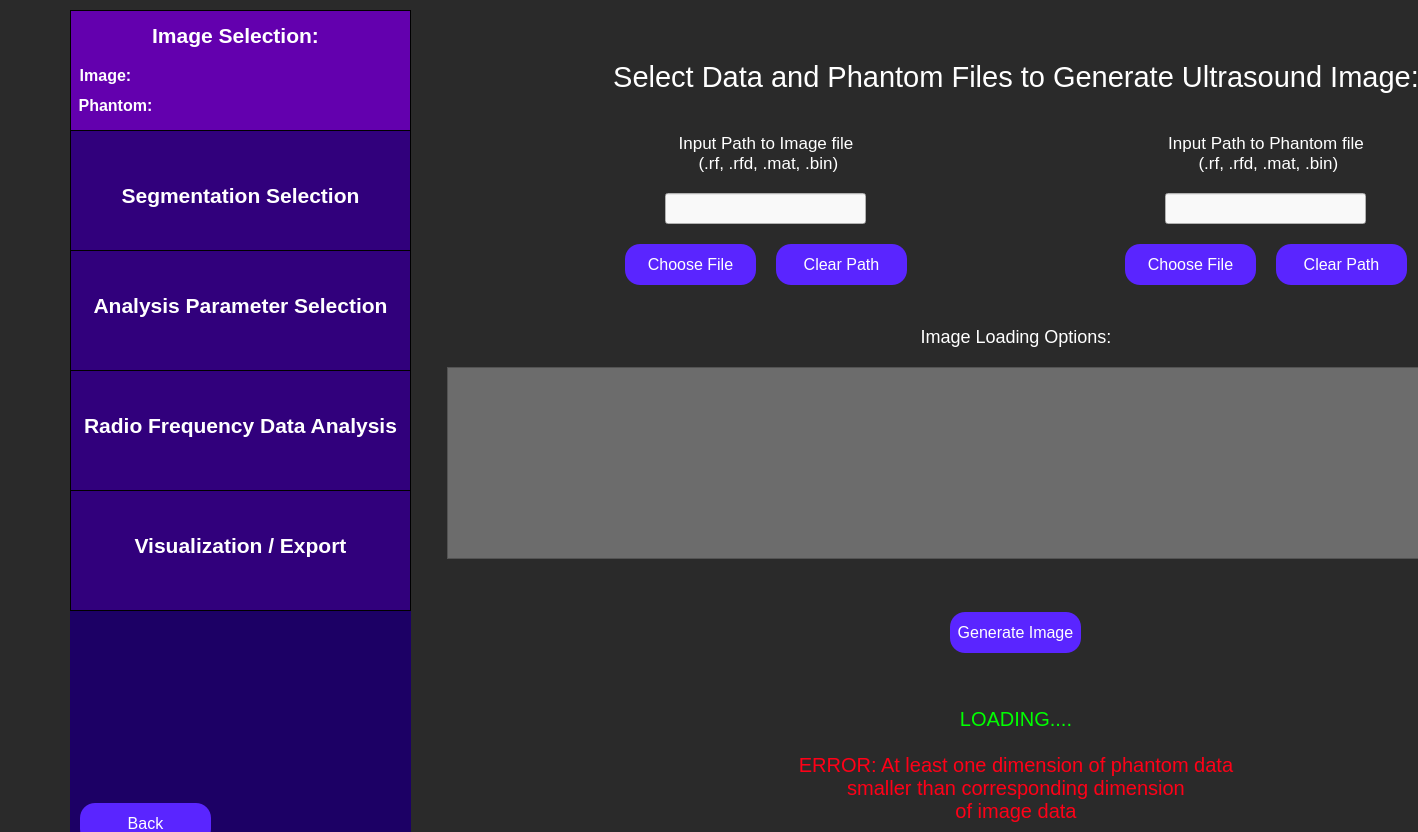
<?xml version="1.0" encoding="UTF-8"?>
<ui version="4.0">
 <class>selectImage</class>
 <widget class="QWidget" name="selectImage">
  <property name="geometry">
   <rect>
    <x>0</x>
    <y>0</y>
    <width>1418</width>
    <height>832</height>
   </rect>
  </property>
  <property name="minimumSize">
   <size>
    <width>201</width>
    <height>31</height>
   </size>
  </property>
  <property name="maximumSize">
   <size>
    <width>16777215</width>
    <height>16777215</height>
   </size>
  </property>
  <property name="windowTitle">
   <string>Select Ultrasound Image</string>
  </property>
  <property name="styleSheet">
   <string notr="true">QWidget {
	background: rgb(42, 42, 42);
}</string>
  </property>
  <widget class="QWidget" name="horizontalLayoutWidget">
   <property name="geometry">
    <rect>
     <x>70</x>
     <y>10</y>
     <width>1545</width>
     <height>844</height>
    </rect>
   </property>
   <layout class="QHBoxLayout" name="full_screen_layout" stretch="1,5">
    <item>
     <layout class="QVBoxLayout" name="side_bar_layout" stretch="0,0">
      <property name="spacing">
       <number>0</number>
      </property>
      <property name="sizeConstraint">
       <enum>QLayout::SetMaximumSize</enum>
      </property>
      <item>
       <widget class="QWidget" name="sidebar" native="true">
        <property name="minimumSize">
         <size>
          <width>341</width>
          <height>601</height>
         </size>
        </property>
        <property name="maximumSize">
         <size>
          <width>241</width>
          <height>601</height>
         </size>
        </property>
        <property name="toolTip">
         <string>&lt;html&gt;&lt;head/&gt;&lt;body&gt;&lt;p&gt;&lt;br/&gt;&lt;/p&gt;&lt;/body&gt;&lt;/html&gt;</string>
        </property>
        <property name="styleSheet">
         <string notr="true">QWidget {
	background-color: rgb(28, 0, 101);
}</string>
        </property>
        <widget class="QFrame" name="imageSelectionSidebar">
         <property name="geometry">
          <rect>
           <x>0</x>
           <y>0</y>
           <width>341</width>
           <height>121</height>
          </rect>
         </property>
         <property name="minimumSize">
          <size>
           <width>341</width>
           <height>121</height>
          </size>
         </property>
         <property name="maximumSize">
          <size>
           <width>341</width>
           <height>121</height>
          </size>
         </property>
         <property name="styleSheet">
          <string notr="true">QFrame {
	background-color: rgb(99, 0, 174);
	border: 1px solid black;
}</string>
         </property>
         <property name="frameShape">
          <enum>QFrame::StyledPanel</enum>
         </property>
         <property name="frameShadow">
          <enum>QFrame::Raised</enum>
         </property>
         <widget class="QLabel" name="imageSelectionLabelSidebar">
          <property name="geometry">
           <rect>
            <x>70</x>
            <y>0</y>
            <width>191</width>
            <height>51</height>
           </rect>
          </property>
          <property name="styleSheet">
           <string notr="true">QLabel {
	font-size: 21px;
	color: rgb(255, 255, 255);
	background-color: rgba(255, 255, 255, 0);
	border: 0px;
	font-weight: bold;
}</string>
          </property>
          <property name="text">
           <string>Image Selection:</string>
          </property>
          <property name="alignment">
           <set>Qt::AlignCenter</set>
          </property>
         </widget>
         <widget class="QLabel" name="imageLabel">
          <property name="geometry">
           <rect>
            <x>-60</x>
            <y>40</y>
            <width>191</width>
            <height>51</height>
           </rect>
          </property>
          <property name="styleSheet">
           <string notr="true">QLabel {
	font-size: 16px;
	color: rgb(255, 255, 255);
	background-color: rgba(255, 255, 255, 0);
	border: 0px;
	font-weight: bold;
}</string>
          </property>
          <property name="text">
           <string>Image:</string>
          </property>
          <property name="alignment">
           <set>Qt::AlignCenter</set>
          </property>
         </widget>
         <widget class="QLabel" name="phantomLabel">
          <property name="geometry">
           <rect>
            <x>-50</x>
            <y>70</y>
            <width>191</width>
            <height>51</height>
           </rect>
          </property>
          <property name="styleSheet">
           <string notr="true">QLabel {
	font-size: 16px;
	color: rgb(255, 255, 255);
	background-color: rgba(255, 255, 255, 0);
	border: 0px;
	font-weight: bold
}</string>
          </property>
          <property name="text">
           <string>Phantom:</string>
          </property>
          <property name="alignment">
           <set>Qt::AlignCenter</set>
          </property>
         </widget>
        </widget>
        <widget class="QFrame" name="roiSidebar">
         <property name="geometry">
          <rect>
           <x>0</x>
           <y>120</y>
           <width>341</width>
           <height>121</height>
          </rect>
         </property>
         <property name="maximumSize">
          <size>
           <width>341</width>
           <height>121</height>
          </size>
         </property>
         <property name="styleSheet">
          <string notr="true">QFrame {
	background-color: rgb(49, 0, 124);
	border: 1px solid black;
}</string>
         </property>
         <property name="frameShape">
          <enum>QFrame::StyledPanel</enum>
         </property>
         <property name="frameShadow">
          <enum>QFrame::Raised</enum>
         </property>
         <widget class="QLabel" name="roiSidebarLabel">
          <property name="geometry">
           <rect>
            <x>0</x>
            <y>40</y>
            <width>341</width>
            <height>51</height>
           </rect>
          </property>
          <property name="styleSheet">
           <string notr="true">QLabel {
	font-size: 21px;
	color: rgb(255, 255, 255);
	background-color: rgba(255, 255, 255, 0);
	border: 0px;
	font-weight: bold;
}</string>
          </property>
          <property name="text">
           <string>Segmentation Selection</string>
          </property>
          <property name="alignment">
           <set>Qt::AlignCenter</set>
          </property>
         </widget>
        </widget>
        <widget class="QFrame" name="rfAnalysisSidebar">
         <property name="geometry">
          <rect>
           <x>0</x>
           <y>360</y>
           <width>341</width>
           <height>121</height>
          </rect>
         </property>
         <property name="minimumSize">
          <size>
           <width>341</width>
           <height>121</height>
          </size>
         </property>
         <property name="maximumSize">
          <size>
           <width>341</width>
           <height>121</height>
          </size>
         </property>
         <property name="styleSheet">
          <string notr="true">QFrame {
	background-color:  rgb(49, 0, 124);
	border: 1px solid black;
}</string>
         </property>
         <property name="frameShape">
          <enum>QFrame::StyledPanel</enum>
         </property>
         <property name="frameShadow">
          <enum>QFrame::Raised</enum>
         </property>
         <widget class="QLabel" name="rfAnalysisLabel">
          <property name="geometry">
           <rect>
            <x>0</x>
            <y>30</y>
            <width>341</width>
            <height>51</height>
           </rect>
          </property>
          <property name="styleSheet">
           <string notr="true">QLabel {
	font-size: 21px;
	color: rgb(255, 255, 255);
	background-color: rgba(255, 255, 255, 0);
	border: 0px;
	font-weight: bold;
}</string>
          </property>
          <property name="text">
           <string>Radio Frequency Data Analysis</string>
          </property>
          <property name="alignment">
           <set>Qt::AlignCenter</set>
          </property>
         </widget>
        </widget>
        <widget class="QFrame" name="exportResultsSidebar">
         <property name="geometry">
          <rect>
           <x>0</x>
           <y>480</y>
           <width>341</width>
           <height>121</height>
          </rect>
         </property>
         <property name="minimumSize">
          <size>
           <width>341</width>
           <height>121</height>
          </size>
         </property>
         <property name="maximumSize">
          <size>
           <width>341</width>
           <height>121</height>
          </size>
         </property>
         <property name="styleSheet">
          <string notr="true">QFrame {
	background-color:  rgb(49, 0, 124);
	border: 1px solid black;
}</string>
         </property>
         <property name="frameShape">
          <enum>QFrame::StyledPanel</enum>
         </property>
         <property name="frameShadow">
          <enum>QFrame::Raised</enum>
         </property>
         <widget class="QLabel" name="exportResultsLabel">
          <property name="geometry">
           <rect>
            <x>20</x>
            <y>30</y>
            <width>301</width>
            <height>51</height>
           </rect>
          </property>
          <property name="styleSheet">
           <string notr="true">QLabel {
	font-size: 21px;
	color: rgb(255, 255, 255);
	background-color: rgba(255, 255, 255, 0);
	border: 0px;
	font-weight: bold;
}</string>
          </property>
          <property name="text">
           <string>Visualization / Export</string>
          </property>
          <property name="alignment">
           <set>Qt::AlignCenter</set>
          </property>
         </widget>
        </widget>
        <widget class="QFrame" name="analysisParamsSidebar">
         <property name="geometry">
          <rect>
           <x>0</x>
           <y>240</y>
           <width>341</width>
           <height>121</height>
          </rect>
         </property>
         <property name="maximumSize">
          <size>
           <width>341</width>
           <height>121</height>
          </size>
         </property>
         <property name="styleSheet">
          <string notr="true">QFrame {
	background-color: rgb(49, 0, 124);
	border: 1px solid black;
}</string>
         </property>
         <property name="frameShape">
          <enum>QFrame::StyledPanel</enum>
         </property>
         <property name="frameShadow">
          <enum>QFrame::Raised</enum>
         </property>
         <widget class="QLabel" name="analysisParamsLabel">
          <property name="geometry">
           <rect>
            <x>0</x>
            <y>30</y>
            <width>341</width>
            <height>51</height>
           </rect>
          </property>
          <property name="styleSheet">
           <string notr="true">QLabel {
	font-size: 21px;
	color: rgb(255, 255, 255);
	background-color: rgba(255, 255, 255, 0);
	border: 0px;
	font-weight:bold;
}</string>
          </property>
          <property name="text">
           <string>Analysis Parameter Selection</string>
          </property>
          <property name="alignment">
           <set>Qt::AlignCenter</set>
          </property>
         </widget>
        </widget>
       </widget>
      </item>
      <item>
       <widget class="QFrame" name="gridFrame">
        <property name="minimumSize">
         <size>
          <width>341</width>
          <height>0</height>
         </size>
        </property>
        <property name="maximumSize">
         <size>
          <width>341</width>
          <height>16777215</height>
         </size>
        </property>
        <property name="styleSheet">
         <string notr="true">QFrame {
	background-color: rgb(28, 0, 101);
}</string>
        </property>
        <layout class="QGridLayout" name="backButtonGrid" rowstretch="0,0">
         <property name="sizeConstraint">
          <enum>QLayout::SetMinAndMaxSize</enum>
         </property>
         <property name="leftMargin">
          <number>10</number>
         </property>
         <property name="topMargin">
          <number>10</number>
         </property>
         <property name="rightMargin">
          <number>10</number>
         </property>
         <property name="bottomMargin">
          <number>10</number>
         </property>
         <item row="0" column="0">
          <spacer name="verticalSpacer">
           <property name="orientation">
            <enum>Qt::Vertical</enum>
           </property>
           <property name="sizeHint" stdset="0">
            <size>
             <width>20</width>
             <height>40</height>
            </size>
           </property>
          </spacer>
         </item>
         <item row="1" column="1">
          <spacer name="horizontalSpacer">
           <property name="orientation">
            <enum>Qt::Horizontal</enum>
           </property>
           <property name="sizeHint" stdset="0">
            <size>
             <width>40</width>
             <height>20</height>
            </size>
           </property>
          </spacer>
         </item>
         <item row="1" column="0">
          <widget class="QPushButton" name="back_button">
           <property name="minimumSize">
            <size>
             <width>131</width>
             <height>41</height>
            </size>
           </property>
           <property name="maximumSize">
            <size>
             <width>131</width>
             <height>41</height>
            </size>
           </property>
           <property name="styleSheet">
            <string notr="true">QPushButton {
	color: white;
	font-size: 16px;
	background: rgb(90, 37, 255);
	border-radius: 15px;
}</string>
           </property>
           <property name="text">
            <string>Back</string>
           </property>
          </widget>
         </item>
        </layout>
       </widget>
      </item>
     </layout>
    </item>
    <item>
     <layout class="QVBoxLayout" name="img_selection_layout" stretch="2,2,0,0,3,0,2">
      <property name="spacing">
       <number>20</number>
      </property>
      <property name="leftMargin">
       <number>30</number>
      </property>
      <property name="topMargin">
       <number>30</number>
      </property>
      <property name="rightMargin">
       <number>30</number>
      </property>
      <property name="bottomMargin">
       <number>30</number>
      </property>
      <item>
       <widget class="QLabel" name="select_data_label">
        <property name="styleSheet">
         <string notr="true">QLabel {
	font-size: 29px;
	color: rgb(255, 255, 255);
	background-color: rgba(255, 255, 255, 0);
}</string>
        </property>
        <property name="text">
         <string>Select Data and Phantom Files to Generate Ultrasound Image:</string>
        </property>
        <property name="textFormat">
         <enum>Qt::AutoText</enum>
        </property>
        <property name="scaledContents">
         <bool>false</bool>
        </property>
        <property name="alignment">
         <set>Qt::AlignCenter</set>
        </property>
        <property name="wordWrap">
         <bool>true</bool>
        </property>
       </widget>
      </item>
      <item>
       <layout class="QHBoxLayout" name="chooseImgPhantLayout">
        <item>
         <layout class="QVBoxLayout" name="chooseImgLayout">
          <property name="leftMargin">
           <number>20</number>
          </property>
          <property name="rightMargin">
           <number>20</number>
          </property>
          <item>
           <spacer name="verticalSpacer_2">
            <property name="orientation">
             <enum>Qt::Vertical</enum>
            </property>
            <property name="sizeHint" stdset="0">
             <size>
              <width>20</width>
              <height>40</height>
             </size>
            </property>
           </spacer>
          </item>
          <item>
           <widget class="QLabel" name="image_path_label">
            <property name="styleSheet">
             <string notr="true">QLabel {
	background-color: rgba(255, 255, 255, 0);
	color: white;
	font-size: 17px;
}</string>
            </property>
            <property name="text">
             <string>Input Path to Image file
 (.rf, .rfd, .mat, .bin)</string>
            </property>
            <property name="alignment">
             <set>Qt::AlignCenter</set>
            </property>
            <property name="textInteractionFlags">
             <set>Qt::NoTextInteraction</set>
            </property>
           </widget>
          </item>
          <item alignment="Qt::AlignHCenter|Qt::AlignVCenter">
           <widget class="QLineEdit" name="image_path_input">
            <property name="minimumSize">
             <size>
              <width>201</width>
              <height>31</height>
             </size>
            </property>
            <property name="maximumSize">
             <size>
              <width>401</width>
              <height>31</height>
             </size>
            </property>
            <property name="styleSheet">
             <string notr="true">QLineEdit {
	background-color: rgb(249, 249, 249);
	color: black;
}</string>
            </property>
           </widget>
          </item>
          <item>
           <layout class="QHBoxLayout" name="chooseImageButtonsLayout">
            <item>
             <widget class="QPushButton" name="choose_image_path_button">
              <property name="minimumSize">
               <size>
                <width>131</width>
                <height>41</height>
               </size>
              </property>
              <property name="maximumSize">
               <size>
                <width>131</width>
                <height>41</height>
               </size>
              </property>
              <property name="styleSheet">
               <string notr="true">QPushButton {
	color: white;
	font-size: 16px;
	background: rgb(90, 37, 255);
	border-radius: 15px;
}</string>
              </property>
              <property name="text">
               <string>Choose File</string>
              </property>
             </widget>
            </item>
            <item>
             <widget class="QPushButton" name="clear_image_path_button">
              <property name="minimumSize">
               <size>
                <width>131</width>
                <height>41</height>
               </size>
              </property>
              <property name="maximumSize">
               <size>
                <width>131</width>
                <height>41</height>
               </size>
              </property>
              <property name="styleSheet">
               <string notr="true">QPushButton {
	color: white;
	font-size: 16px;
	background: rgb(90, 37, 255);
	border-radius: 15px;
}</string>
              </property>
              <property name="text">
               <string>Clear Path</string>
              </property>
             </widget>
            </item>
           </layout>
          </item>
          <item>
           <spacer name="verticalSpacer_3">
            <property name="orientation">
             <enum>Qt::Vertical</enum>
            </property>
            <property name="sizeHint" stdset="0">
             <size>
              <width>20</width>
              <height>40</height>
             </size>
            </property>
           </spacer>
          </item>
         </layout>
        </item>
        <item>
         <layout class="QVBoxLayout" name="choosePhantomLayout">
          <property name="leftMargin">
           <number>20</number>
          </property>
          <property name="rightMargin">
           <number>20</number>
          </property>
          <item>
           <spacer name="verticalSpacer_4">
            <property name="orientation">
             <enum>Qt::Vertical</enum>
            </property>
            <property name="sizeHint" stdset="0">
             <size>
              <width>20</width>
              <height>40</height>
             </size>
            </property>
           </spacer>
          </item>
          <item>
           <widget class="QLabel" name="phantom_path_label">
            <property name="styleSheet">
             <string notr="true">QLabel {
	background-color: rgba(255, 255, 255, 0);
	color: white;
	font-size: 17px;
}</string>
            </property>
            <property name="text">
             <string>Input Path to Phantom file
 (.rf, .rfd, .mat, .bin)</string>
            </property>
            <property name="alignment">
             <set>Qt::AlignCenter</set>
            </property>
            <property name="textInteractionFlags">
             <set>Qt::NoTextInteraction</set>
            </property>
           </widget>
          </item>
          <item alignment="Qt::AlignHCenter|Qt::AlignVCenter">
           <widget class="QLineEdit" name="phantom_path_input">
            <property name="minimumSize">
             <size>
              <width>201</width>
              <height>31</height>
             </size>
            </property>
            <property name="maximumSize">
             <size>
              <width>401</width>
              <height>31</height>
             </size>
            </property>
            <property name="styleSheet">
             <string notr="true">QLineEdit {
	background-color: rgb(249, 249, 249);
	color: black;
}</string>
            </property>
           </widget>
          </item>
          <item>
           <layout class="QHBoxLayout" name="choosePhantomButtonsLayout">
            <item>
             <widget class="QPushButton" name="choose_phantom_path_button">
              <property name="minimumSize">
               <size>
                <width>131</width>
                <height>41</height>
               </size>
              </property>
              <property name="maximumSize">
               <size>
                <width>131</width>
                <height>41</height>
               </size>
              </property>
              <property name="styleSheet">
               <string notr="true">QPushButton {
	color: white;
	font-size: 16px;
	background: rgb(90, 37, 255);
	border-radius: 15px;
}</string>
              </property>
              <property name="text">
               <string>Choose File</string>
              </property>
             </widget>
            </item>
            <item>
             <widget class="QPushButton" name="clear_phantom_path_button">
              <property name="minimumSize">
               <size>
                <width>131</width>
                <height>41</height>
               </size>
              </property>
              <property name="maximumSize">
               <size>
                <width>131</width>
                <height>41</height>
               </size>
              </property>
              <property name="styleSheet">
               <string notr="true">QPushButton {
	color: white;
	font-size: 16px;
	background: rgb(90, 37, 255);
	border-radius: 15px;
}</string>
              </property>
              <property name="text">
               <string>Clear Path</string>
              </property>
             </widget>
            </item>
           </layout>
          </item>
          <item>
           <spacer name="verticalSpacer_5">
            <property name="orientation">
             <enum>Qt::Vertical</enum>
            </property>
            <property name="sizeHint" stdset="0">
             <size>
              <width>20</width>
              <height>40</height>
             </size>
            </property>
           </spacer>
          </item>
         </layout>
        </item>
       </layout>
      </item>
      <item>
       <widget class="QLabel" name="loading_options_label">
        <property name="styleSheet">
         <string notr="true">QLabel {
	font-size: 18px;
	color: rgb(255, 255, 255);
	background-color: rgba(255, 255, 255, 0);
}</string>
        </property>
        <property name="text">
         <string>
Image Loading Options:</string>
        </property>
        <property name="textFormat">
         <enum>Qt::AutoText</enum>
        </property>
        <property name="scaledContents">
         <bool>false</bool>
        </property>
        <property name="alignment">
         <set>Qt::AlignCenter</set>
        </property>
        <property name="wordWrap">
         <bool>true</bool>
        </property>
       </widget>
      </item>
      <item>
       <widget class="QTableWidget" name="loading_options_table">
        <property name="styleSheet">
         <string notr="true">QTableWidget {
	background: rgb(108, 108, 108);
	color: white;
}</string>
        </property>
        <property name="dragEnabled">
         <bool>false</bool>
        </property>
        <property name="sortingEnabled">
         <bool>false</bool>
        </property>
        <property name="rowCount">
         <number>0</number>
        </property>
        <property name="columnCount">
         <number>0</number>
        </property>
        <attribute name="horizontalHeaderCascadingSectionResizes">
         <bool>false</bool>
        </attribute>
       </widget>
      </item>
      <item alignment="Qt::AlignHCenter|Qt::AlignVCenter">
       <widget class="QPushButton" name="generate_image_button">
        <property name="minimumSize">
         <size>
          <width>131</width>
          <height>41</height>
         </size>
        </property>
        <property name="maximumSize">
         <size>
          <width>131</width>
          <height>41</height>
         </size>
        </property>
        <property name="styleSheet">
         <string notr="true">QPushButton {
	color: white;
	font-size: 16px;
	background: rgb(90, 37, 255);
	border-radius: 15px;
}</string>
        </property>
        <property name="text">
         <string>Generate Image</string>
        </property>
       </widget>
      </item>
      <item>
       <widget class="QLabel" name="loading_screen_label">
        <property name="styleSheet">
         <string notr="true">QLabel {
	color: rgb(0, 255, 0);
	font-size: 20px;
	background-color: rgba(255, 255, 255, 0);
}</string>
        </property>
        <property name="text">
         <string>LOADING....</string>
        </property>
        <property name="alignment">
         <set>Qt::AlignCenter</set>
        </property>
       </widget>
      </item>
      <item>
       <widget class="QLabel" name="select_image_error_msg">
        <property name="styleSheet">
         <string notr="true">QLabel {
	color: rgb(255, 0, 23);
	font-size: 20px;
	background-color: rgba(255, 255, 255, 0);
}</string>
        </property>
        <property name="text">
         <string>ERROR: At least one dimension of phantom data
smaller than corresponding dimension
of image data</string>
        </property>
        <property name="alignment">
         <set>Qt::AlignCenter</set>
        </property>
       </widget>
      </item>
     </layout>
    </item>
   </layout>
  </widget>
 </widget>
 <resources/>
 <connections/>
</ui>
